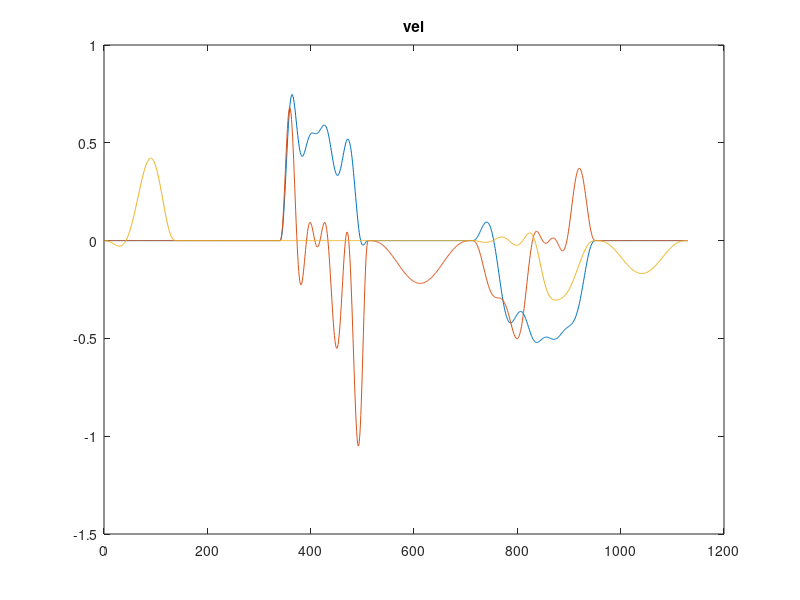
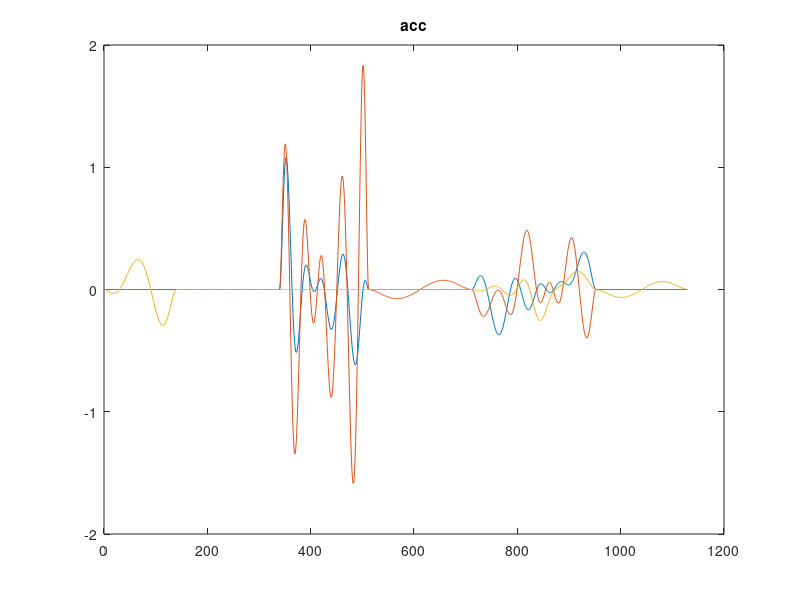

MATLAB code for these plots, in order:
function plotTrajectory()

fileID = fopen('path7.txt','r');
formatSpec = "%f %f %f %f %f %f %f %f %f %f %f";
A = fscanf(fileID,formatSpec, [11 inf])';
fclose(fileID);

figure(1)
plot(A(:,4));
hold on
plot(A(:,5));
hold on
plot(A(:,6));
title('vel')

figure(2)
plot(A(:,7));
hold on
plot(A(:,8));
hold on
plot(A(:,9));
title('acc');

end